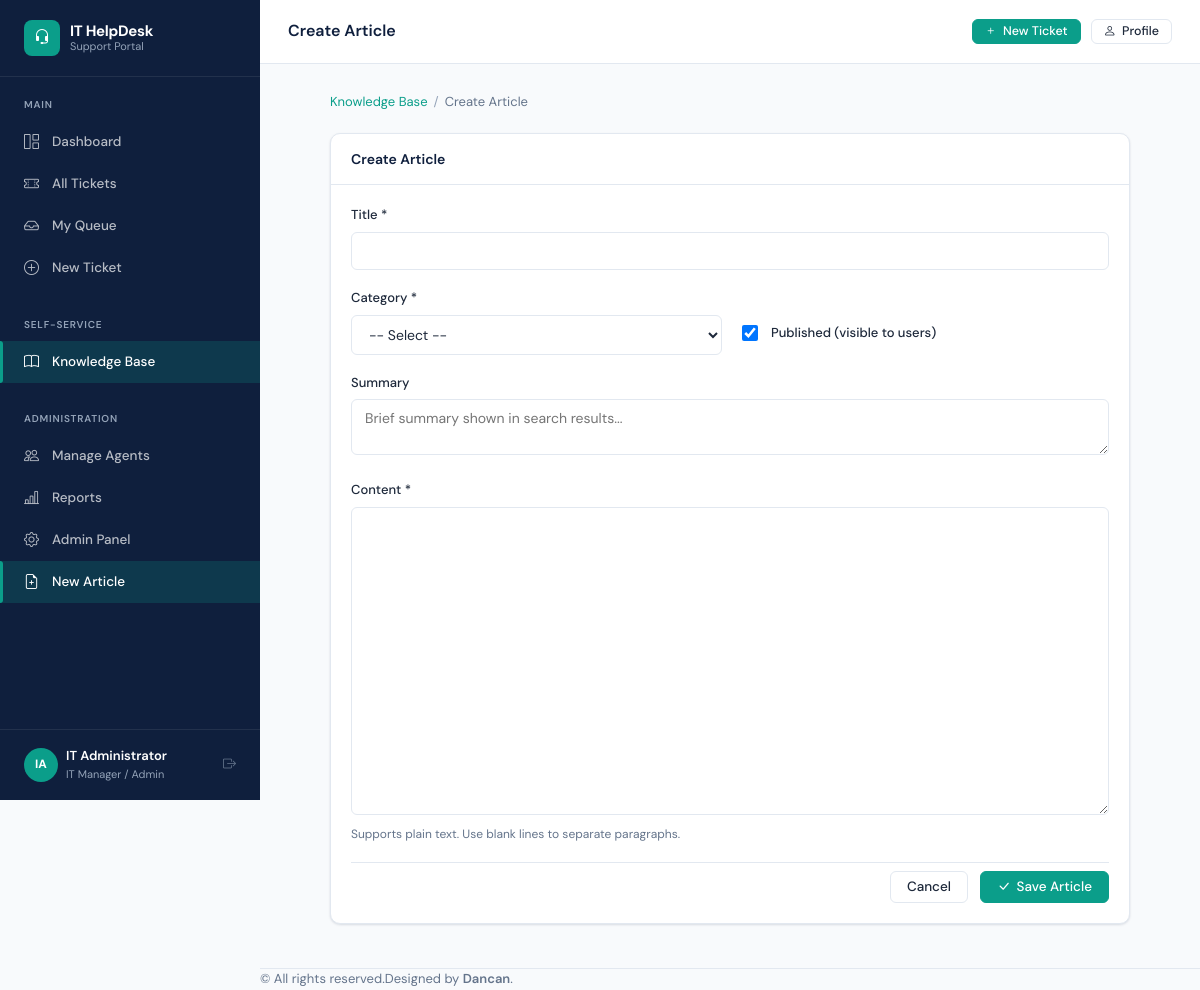
/knowledge/article/create/ (signed in), run on the app's committed database.
### accounts/models.py (models this page shows, shortened)
class User(AbstractUser):
    ROLE_END_USER = 'end_user'
    ROLE_AGENT = 'agent'
    ROLE_MANAGER = 'manager'
    ROLE_CHOICES = [
        (ROLE_END_USER, 'End User'),
        (ROLE_AGENT, 'IT Support Agent'),
        (ROLE_MANAGER, 'IT Manager / Admin'),
    ]
    role = models.CharField(max_length=20, choices=ROLE_CHOICES, default=ROLE_END_USER)
    department = models.ForeignKey(Department, on_delete=models.SET_NULL, null=True, blank=True, related_name='users')
    phone = models.CharField(max_length=20, blank=True)
    avatar = models.ImageField(upload_to='avatars/', blank=True, null=True)
    job_title = models.CharField(max_length=100, blank=True)
    is_active = models.BooleanField(default=True)
    email_notifications = models.BooleanField(default=True)
    created_at = models.DateTimeField(auto_now_add=True)
    @property
    def is_end_user(self):
        return self.role == self.ROLE_END_USER
    @property
    def is_manager(self):
        return self.role == self.ROLE_MANAGER
    def get_initials(self):
        if self.first_name and self.last_name:
            return f"{self.first_name[0]}{self.last_name[0]}".upper()
        return self.username[:2].upper()

### knowledge/views.py (the view)
# urls.py: path('article/create/', views.article_create, name='article_create'),
@login_required
def article_create(request):
    if not request.user.is_manager:
        messages.error(request, 'Only managers can create articles.')
        return redirect('knowledge:home')
    form = ArticleForm(request.POST or None)
    if request.method == 'POST' and form.is_valid():
        article = form.save(commit=False)
        article.author = request.user
        article.save()
        messages.success(request, 'Article created successfully.')
        return redirect('knowledge:article', slug=article.slug)
    return render(request, 'knowledge/article_form.html', {'form': form, 'title': 'Create Article'})

### knowledge/forms.py
class ArticleForm(forms.ModelForm):
    class Meta:
        model = Article
        fields = ['title', 'category', 'summary', 'content', 'is_published']
        widgets = {
            'title': forms.TextInput(attrs={'class': 'form-control'}),
            'category': forms.Select(attrs={'class': 'form-select'}),
            'summary': forms.Textarea(attrs={'class': 'form-control', 'rows': 2}),
            'content': forms.Textarea(attrs={'class': 'form-control', 'rows': 15}),
            'is_published': forms.CheckboxInput(attrs={'class': 'form-check-input'}),
        }

### templates/knowledge/article_form.html (shortened to what this page needs)
{% extends "base/base.html" %}
{% block page_title %}{{ title }}{% endblock %}
{% block content %}
<div style="max-width:800px;margin:0 auto;">
  <ul class="breadcrumb">
    <li><a href="{% url 'knowledge:home' %}">Knowledge Base</a></li>
    <li>{{ title }}</li>
  </ul>
  <div class="card">
    <div class="card-header"><h5>{{ title }}</h5></div>
    <div class="card-body">
      <form method="post">
        <div class="form-group">
          <label class="form-label">Title *</label>
          <input type="text" name="title" class="form-control" value="{{ form.title.value|default:'' }}" required>
        </div>
        <div class="grid-2" style="gap:16px;">
          <div class="form-group">
            <label class="form-label">Category *</label>
            <select name="category" class="form-select" required>
              <option value="">-- Select --</option>
            </select>
          </div>
          <div class="form-group" style="display:flex;align-items:center;gap:10px;padding-top:24px;">
            <input type="checkbox" name="is_published" id="is_published" class="form-check-input" style="width:16px;height:16px;"
              {% if form.is_published.value %}checked{% endif %}>
            <label for="is_published" style="font-size:13px;cursor:pointer;font-weight:500;">Published (visible to users)</label>
          </div>
        </div>
        <div class="form-group">
          <label class="form-label">Summary</label>
          <textarea name="summary" class="form-control" rows="2" placeholder="Brief summary shown in search results...">{{ form.summary.value|default:'' }}</textarea>
        </div>
        <div class="form-group">
          <label class="form-label">Content *</label>
          <textarea name="content" class="form-control" rows="16" required>{{ form.content.value|default:'' }}</textarea>
          <div class="form-text">Supports plain text. Use blank lines to separate paragraphs.</div>
        </div>
        <div style="display:flex;gap:12px;justify-content:flex-end;padding-top:8px;border-top:1px solid var(--border);">
          <a href="{% url 'knowledge:home' %}" class="btn btn-outline">Cancel</a>
          <button type="submit" class="btn btn-primary">
            <i class="bi bi-check-lg"></i> Save Article
          </button>
        </div>
      </form>
    </div>
  </div>
</div>
{% endblock %}

### templates/base/base.html (shortened to what this page needs)
<!DOCTYPE html>
<html lang="en">
<head>
  <link rel="stylesheet" href="https://cdn.jsdelivr.net/npm/bootstrap-icons@1.11.3/font/bootstrap-icons.css">
  <link rel="stylesheet" href="/static/css/main.css">
</head>
<body>
<div class="app-wrapper">
  <aside class="sidebar" id="sidebar">
    <div class="sidebar-brand">
      <div class="sidebar-brand-icon"><i class="bi bi-headset"></i></div>
      <div class="sidebar-brand-text">
        IT HelpDesk
        <small>Support Portal</small>
      </div>
    </div>
    <div class="sidebar-section">
      <div class="sidebar-section-label">Main</div>
      <ul class="sidebar-nav">
        <li>
          <a href="{% url 'dashboard:home' %}" class="{% if request.resolver_match.namespace == 'dashboard' and request.resolver_match.url_name == 'home' %}active{% endif %}">
            <i class="bi bi-grid-1x2"></i> Dashboard
          </a>
        </li>
        <li>
          <a href="{% url 'tickets:list' %}" class="{% if request.resolver_match.namespace == 'tickets' and request.resolver_match.url_name == 'list' %}active{% endif %}">
            <i class="bi bi-ticket-perforated"></i> All Tickets
          </a>
        </li>
        {% if not user.is_end_user %}
        <li>
          <a href="{% url 'tickets:my_queue' %}" class="{% if request.resolver_match.url_name == 'my_queue' %}active{% endif %}">
            <i class="bi bi-inbox"></i> My Queue
          </a>
        </li>
        {% endif %}
        <li>
          <a href="{% url 'tickets:submit' %}" class="{% if request.resolver_match.url_name == 'submit' %}active{% endif %}">
            <i class="bi bi-plus-circle"></i> New Ticket
          </a>
        </li>
      </ul>
    </div>
    <div class="sidebar-section">
      <div class="sidebar-section-label">Self-Service</div>
      <ul class="sidebar-nav">
        <li>
          <a href="{% url 'knowledge:home' %}" class="{% if request.resolver_match.namespace == 'knowledge' %}active{% endif %}">
            <i class="bi bi-book"></i> Knowledge Base
          </a>
        </li>
      </ul>
    </div>
    {% if user.is_manager %}
    <div class="sidebar-section">
      <div class="sidebar-section-label">Administration</div>
      <ul class="sidebar-nav">
        <li>
          <a href="{% url 'accounts:agent_list' %}" class="{% if request.resolver_match.url_name == 'agent_list' %}active{% endif %}">
            <i class="bi bi-people"></i> Manage Agents
          </a>
        </li>
        <li>
          <a href="{% url 'dashboard:reports' %}" class="{% if request.resolver_match.url_name == 'reports' %}active{% endif %}">
            <i class="bi bi-bar-chart-line"></i> Reports
          </a>
        </li>
        <li>
          <a href="/admin/" target="_blank">
            <i class="bi bi-gear"></i> Admin Panel
          </a>
        </li>
        <li>
          <a href="{% url 'knowledge:article_create' %}" class="{% if request.resolver_match.url_name == 'article_create' %}active{% endif %}">
            <i class="bi bi-file-earmark-plus"></i> New Article
          </a>
        </li>
      </ul>
    </div>
    {% endif %}
    <div class="sidebar-footer">
      <div class="sidebar-user d-flex align-items-center gap-2">
        <div class="sidebar-user-avatar">{{ user.get_initials }}</div>
        <div class="sidebar-user-info">
          <div class="sidebar-user-name">{{ user.get_full_name|default:user.username }}</div>
          <div class="sidebar-user-role">{{ user.get_role_display }}</div>
        </div>
        <a href="{% url 'accounts:logout' %}" title="Logout" class="ms-auto text-muted">
          <i class="bi bi-box-arrow-right"></i>
        </a>
      </div>
    </div>
  </aside>
  <div class="main-content">
    <header class="topbar d-flex justify-content-between align-items-center">
      <h1 class="topbar-title mb-0">{% block page_title %}Dashboard{% endblock %}</h1>
      <div class="topbar-actions">
        {% block topbar_actions %}
        <a href="{% url 'tickets:submit' %}" class="btn btn-primary btn-sm">
          <i class="bi bi-plus"></i> New Ticket
        </a>
        <a href="{% url 'accounts:profile' %}" class="btn btn-outline btn-sm">
          <i class="bi bi-person"></i> Profile
        </a>
        {% endblock %}
      </div>
    </header>
    <main class="page-content p-3">
      {% block content %}{% endblock %}
    </main>
    <footer class="footer text-center mt-4 p-3" style="font-size:13px; color:var(--text-muted); border-top:1px solid var(--border);">
      &copy; {{ now|date:"Y" }}All rights reserved.Designed by <a href="https://github.com/Dancanmutuku" target="_blank" style="color:var(--primary); font-weight:600;">Dancan</a>.
    </footer>
  </div>
</div>
</body>
</html>

### data on the page
User: get_initials "IA", get_full_name "IT Administrator", role "IT Manager / Admin"

### other printed values
{{ title }} "Create Article"
